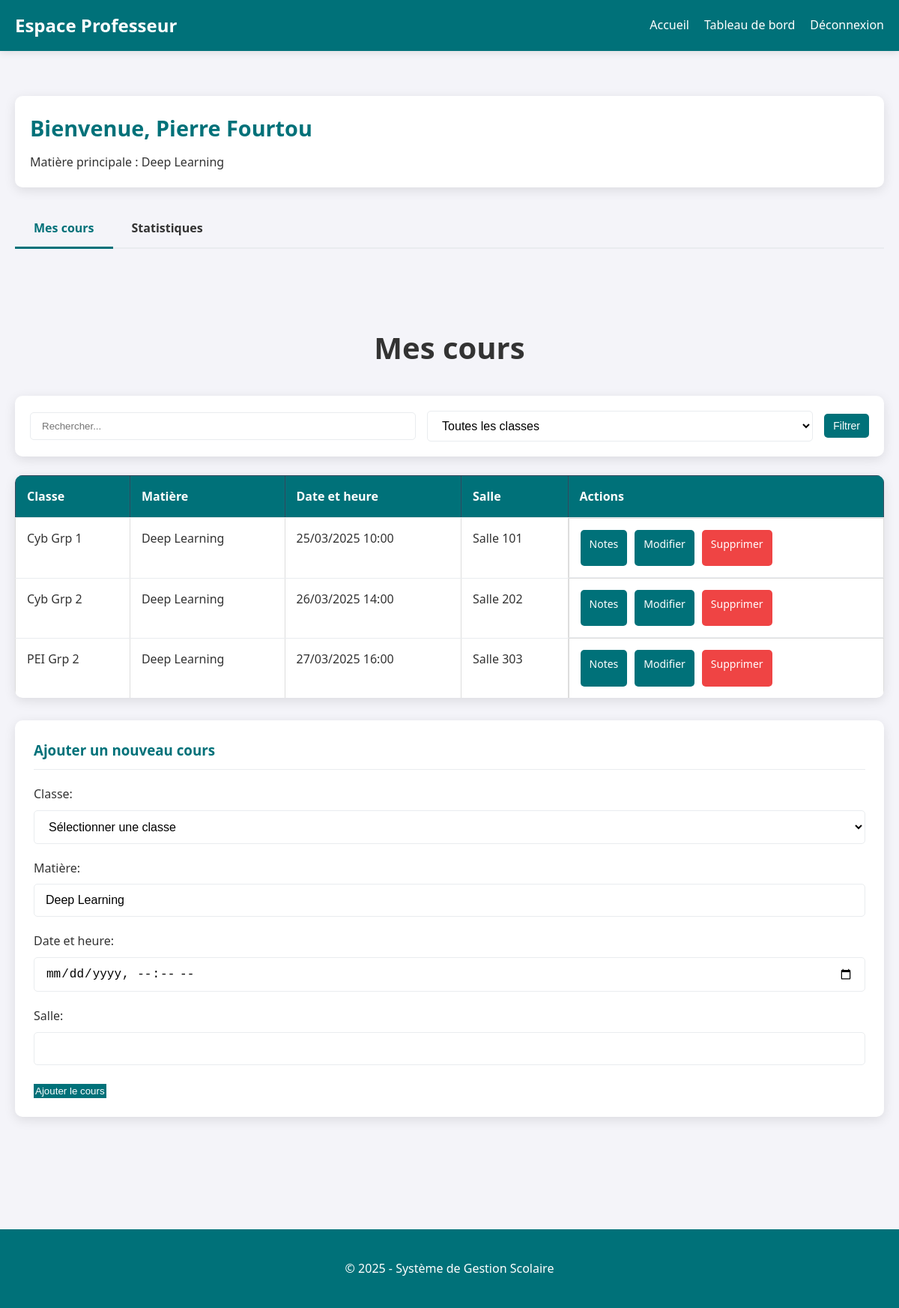
The app's page /pages/prof.php (signed in), older data.
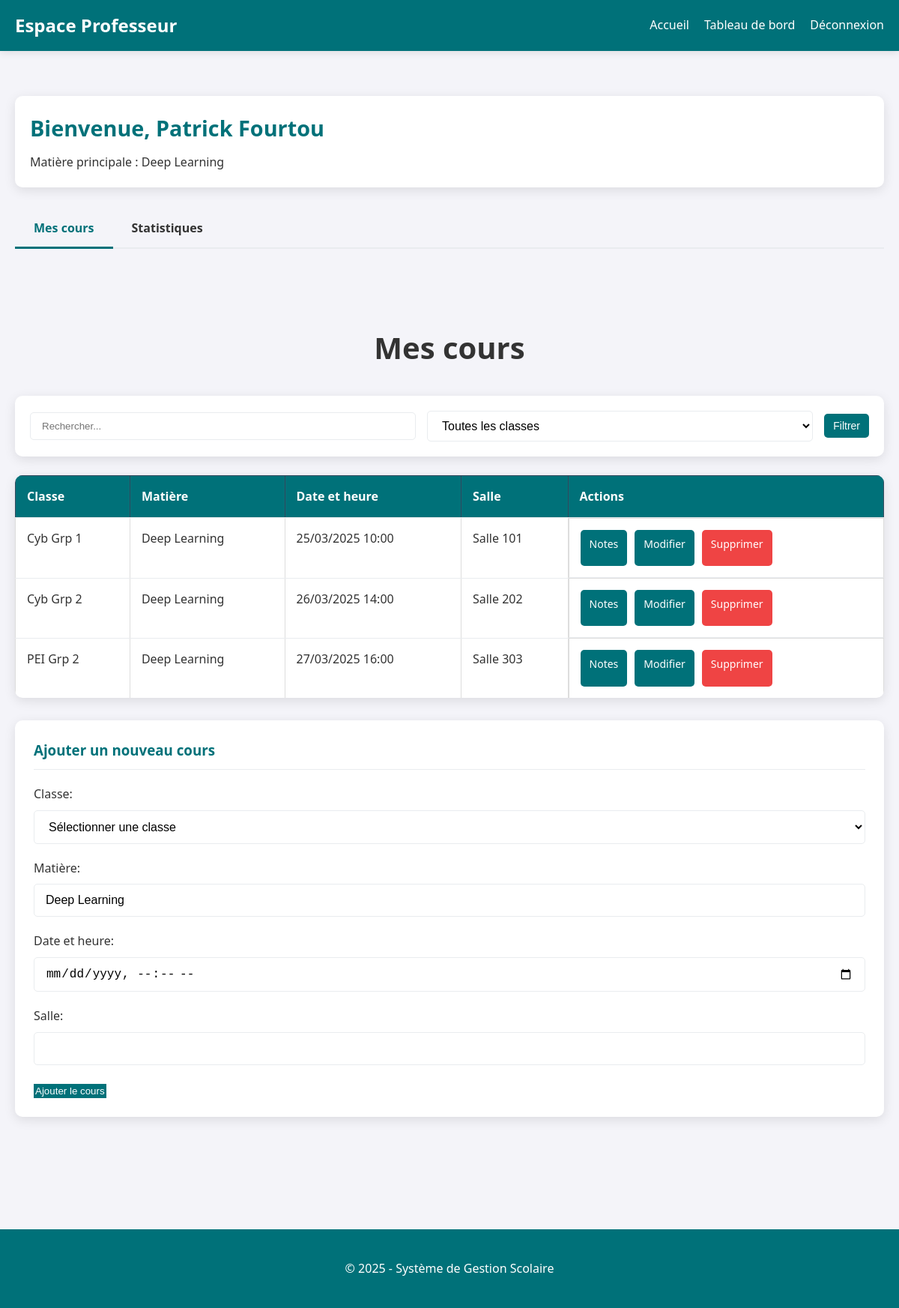
The same page, newer data.
### tables this page shows
CREATE TABLE IF NOT EXISTS profs (
    id INT AUTO_INCREMENT PRIMARY KEY,
    user_id INT NOT NULL UNIQUE,
    nom VARCHAR(50) NOT NULL,
    prenom VARCHAR(50) NOT NULL,
    date_naissance DATE NOT NULL,
    matiere VARCHAR(50) NOT NULL,
    FOREIGN KEY (user_id) REFERENCES users(id) ON DELETE CASCADE
);

### pages/prof.php (the view, shortened to what the changed rows need)
<?php
require_once '../config/db.php';
$userId = $_SESSION['user_id'];
$stmt = $pdo->prepare("SELECT * FROM profs WHERE user_id = ?");
$stmt->execute([$userId]);
$prof = $stmt->fetch(PDO::FETCH_ASSOC);
$view = isset($_GET['view']) ? $_GET['view'] : 'cours';
$searchTerm = isset($_GET['search']) ? $_GET['search'] : '';
$coursQuery = "SELECT * FROM cours WHERE prof_id = ?";
$params = [$prof['id']];
$coursQuery .= " ORDER BY horaire";
$stmt = $pdo->prepare($coursQuery);
$stmt->execute($params);
$cours = $stmt->fetchAll(PDO::FETCH_ASSOC);
$coursToEdit = null;
?>
<!DOCTYPE html>
<html lang="fr">
<head>
    <link rel="stylesheet" href="../css/style.css">
</head>
<body>
    <header>
        <h1>Espace Professeur</h1>
    </header>
    <main class="container">
        <section class="prof-info">
            <h2>Bienvenue, <?php echo htmlspecialchars($prof['prenom'] . ' ' . $prof['nom']); ?></h2>
            <p>Matière principale : <?php echo htmlspecialchars($prof['matiere']); ?></p>
        </section>
        <?php if ($view === 'confirm_delete' && isset($_GET['cours_id'])): ?>
            <section class="confirmation">
                <h2>Confirmation de suppression</h2>
                <?php
                    $delCoursId = intval($_GET['cours_id']);
                    $stmt = $pdo->prepare("SELECT * FROM cours WHERE id = ?");
                    $stmt->execute([$delCoursId]);
                    $delCours = $stmt->fetch(PDO::FETCH_ASSOC);
                    $stmt = $pdo->prepare("SELECT COUNT(*) FROM notes WHERE cours_id = ?");
                    $stmt->execute([$delCoursId]);
                    $notesCount = $stmt->fetchColumn();
                ?>
                <div class="warning-box">
                    <p><strong>Attention :</strong> Vous êtes sur le point de supprimer le cours suivant :</p>
                    <p>
                        <strong>Classe :</strong> <?php echo htmlspecialchars($delCours['classe']); ?><br>
                        <strong>Matière :</strong> <?php echo htmlspecialchars($delCours['matiere']); ?><br>
                        <strong>Horaire :</strong> <?php echo date('d/m/Y H:i', strtotime($delCours['horaire'])); ?><br>
                        <strong>Salle :</strong> <?php echo htmlspecialchars($delCours['salle']); ?>
                    </p>
                    <?php if ($notesCount > 0): ?>
                        <p class="warning"><strong>Important :</strong> Ce cours contient <?php echo $notesCount; ?> note(s) qui seront également supprimées.</p>
                    <?php endif; ?>
                    <p>Cette action est irréversible. Voulez-vous continuer ?</p>
                    <div class="action-buttons">
                        <a href="?delete_cours=<?php echo $delCoursId; ?>&confirm=yes" class="btn-danger">Confirmer la suppression</a>
                        <a href="?view=cours" class="btn-secondary">Annuler</a>
                    </div>
                </div>
            </section>
        <?php else: ?>
            <section class="cours-section">
                <h2>Mes cours</h2>
                <div class="search-filters">
                    <form method="get" action="prof.php">
                        <div class="filter-group">
                            <input type="text" name="search" placeholder="Rechercher..." value="<?php echo htmlspecialchars($searchTerm); ?>">
                            <select name="filter_classe">
                                <option value="">Toutes les classes</option>
                            </select>
                            <button type="submit" class="btn-small">Filtrer</button>
                        </div>
                    </form>
                </div>
                <?php if (empty($cours)): ?>
                    <p class="no-data">Aucun cours trouvé.</p>
                <?php else: ?>
                    <table class="table-cours">
                        <thead>
                            <tr>
                                <th>Classe</th>
                                <th>Matière</th>
                                <th>Date et heure</th>
                                <th>Salle</th>
                                <th>Actions</th>
                            </tr>
                        </thead>
                        <tbody>
                            <?php foreach ($cours as $c): ?>
                                <tr>
                                    <td><?php echo htmlspecialchars($c['classe']); ?></td>
                                    <td><?php echo htmlspecialchars($c['matiere']); ?></td>
                                    <td><?php echo date('d/m/Y H:i', strtotime($c['horaire'])); ?></td>
                                    <td><?php echo htmlspecialchars($c['salle']); ?></td>
                                    <td class="actions">
                                        <a href="?view=notes&cours_id=<?php echo $c['id']; ?>" class="btn-small">Notes</a>
                                        <a href="?view=cours&edit_cours=<?php echo $c['id']; ?>" class="btn-small">Modifier</a>
                                        <a href="?view=confirm_delete&cours_id=<?php echo $c['id']; ?>" class="btn-small btn-danger">Supprimer</a>
                                    </td>
                                </tr>
                            <?php endforeach; ?>
                        </tbody>
                    </table>
                <?php endif; ?>
                <div class="cours-form">
                    <h3><?php echo $coursToEdit ? 'Modifier un cours' : 'Ajouter un nouveau cours'; ?></h3>
                    <form method="post" action="<?php echo $_SERVER['PHP_SELF']; ?>">
                        <div class="form-group">
                            <label for="classe">Classe:</label>
                            <select name="classe" id="classe" required>
                                <option value="">Sélectionner une classe</option>
                            </select>
                        </div>
                        <div class="form-group">
                            <label for="matiere">Matière:</label>
                            <input type="text" name="matiere" id="matiere"
                                   value="<?php echo $coursToEdit ? htmlspecialchars($coursToEdit['matiere']) : htmlspecialchars($prof['matiere']); ?>"
                                   required>
                        </div>
                        <div class="form-group">
                            <label for="horaire">Date et heure:</label>
                            <input type="datetime-local" name="horaire" id="horaire"
                                   value="<?php echo $coursToEdit ? date('Y-m-d\TH:i', strtotime($coursToEdit['horaire'])) : ''; ?>"
                                   required>
                        </div>
                        <div class="form-group">
                            <label for="salle">Salle:</label>
                            <input type="text" name="salle" id="salle"
                                   value="<?php echo $coursToEdit ? htmlspecialchars($coursToEdit['salle']) : ''; ?>"
                                   required>
                        </div>
                        <div class="form-actions">
                            <?php if ($coursToEdit): ?>
                                <button type="submit" name="edit_cours" class="btn-primary">Modifier le cours</button>
                                <a href="?view=cours" class="btn-secondary">Annuler</a>
                            <?php else: ?>
                                <button type="submit" name="add_cours" class="btn-primary">Ajouter le cours</button>
                            <?php endif; ?>
                        </div>
                    </form>
                </div>
            </section>
        <?php endif; ?>
    </main>
</body>
</html>

Row changes from the older to the newer data that the page shows:
changed profs "Deep Learning": prenom+nom "Pierre Fourtou" → "Patrick Fourtou"
